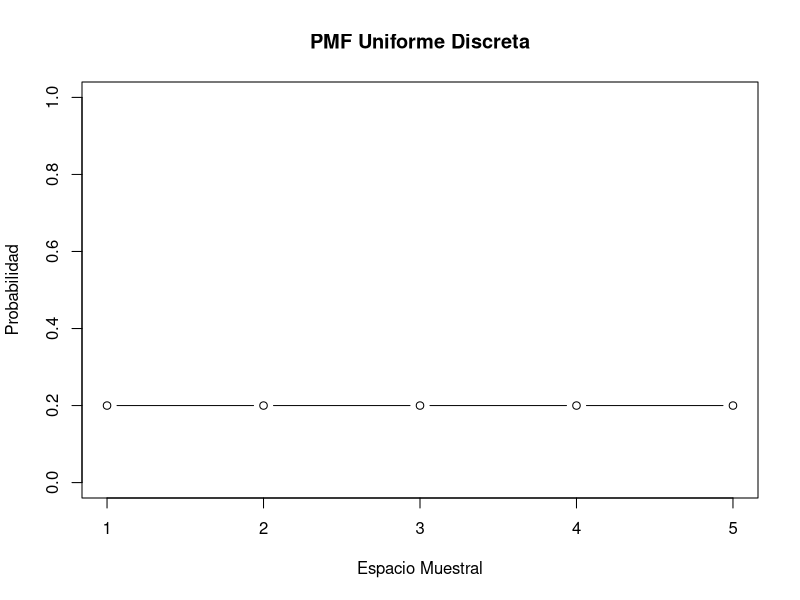
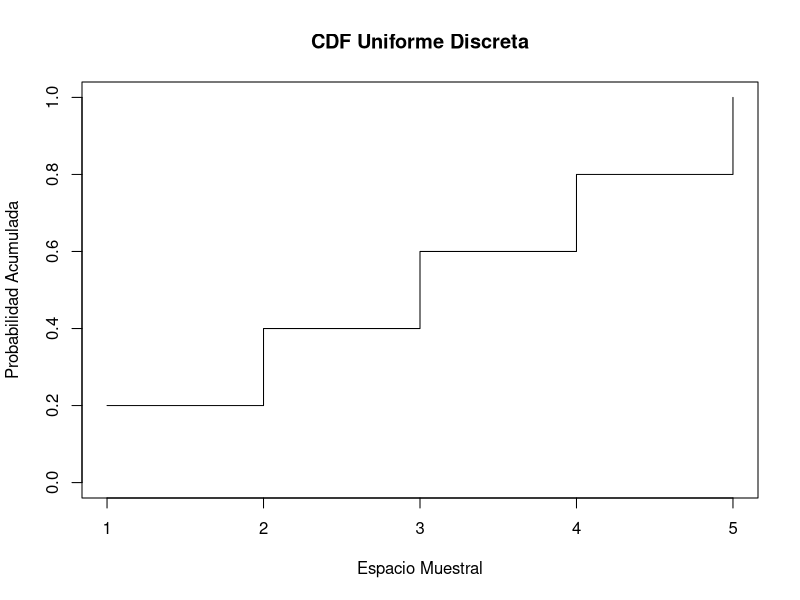
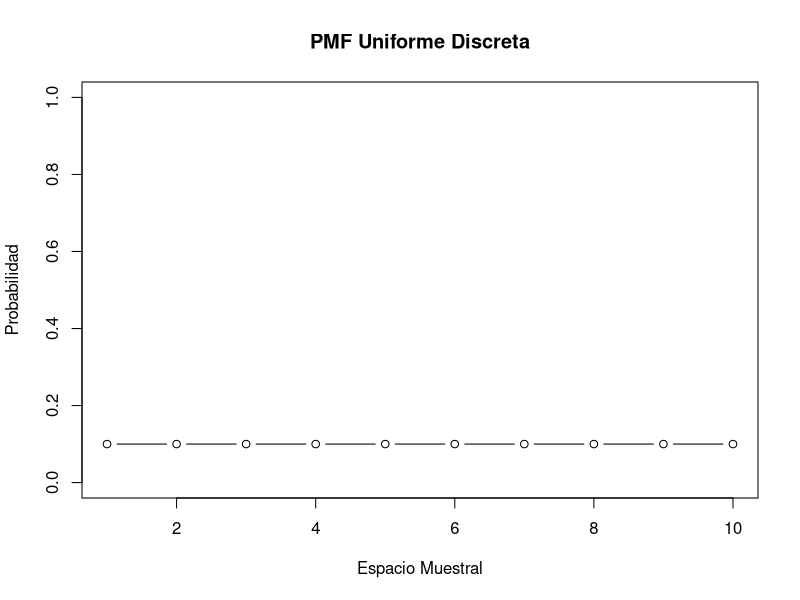
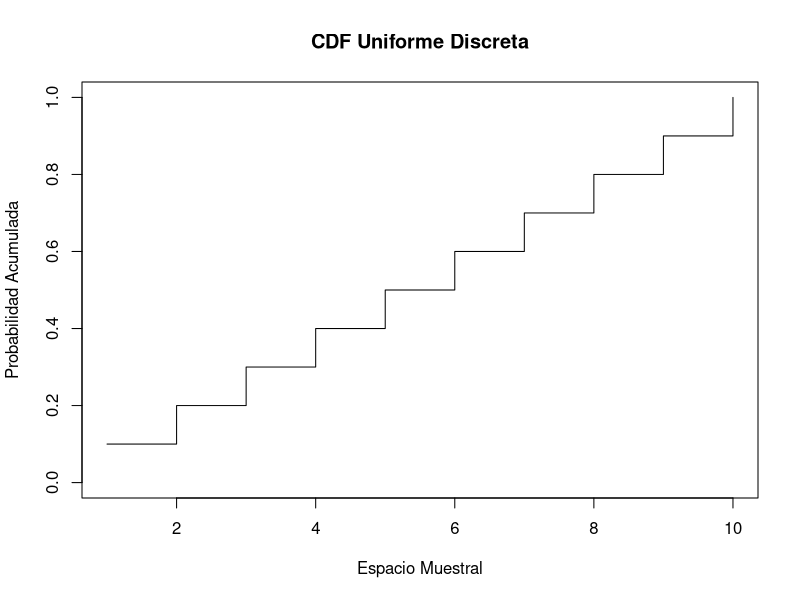
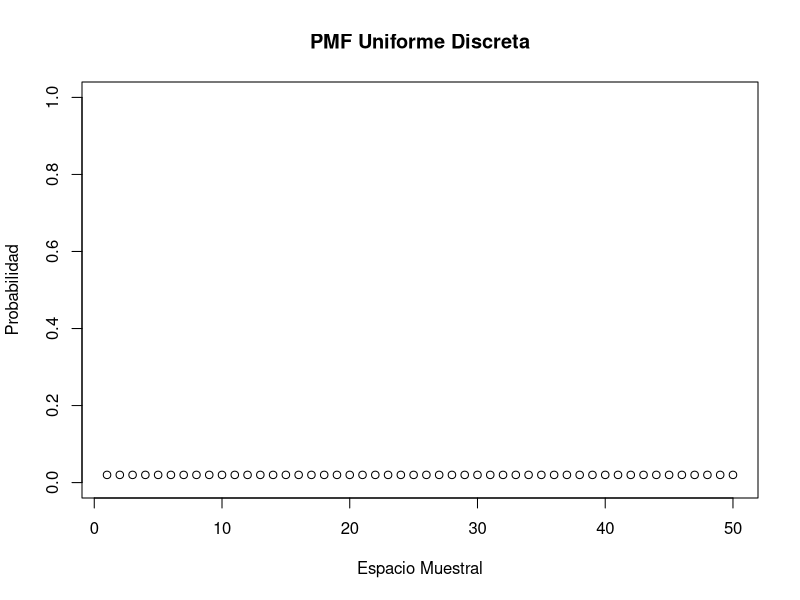
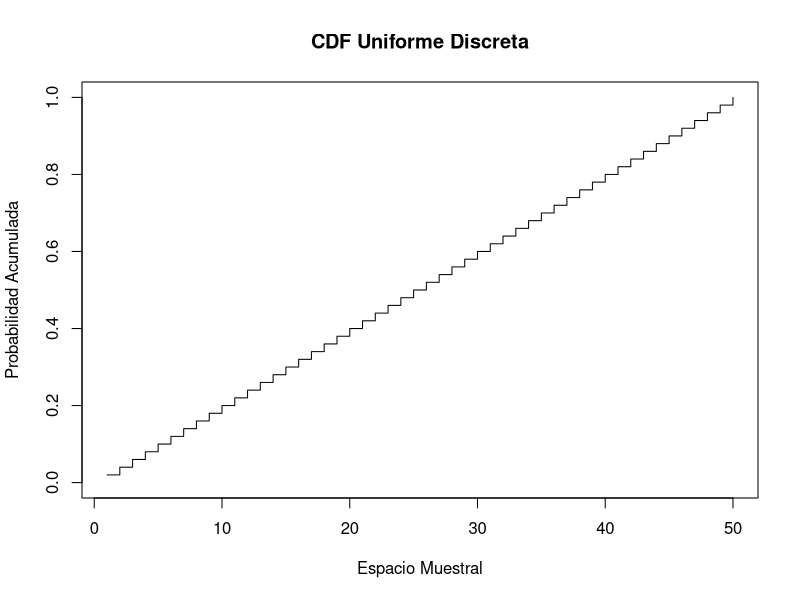

Write the R code that produced these figures, in order.
# n es el limite superior de la distribucion uniforme discreta U(1,2,...,n)
# Para n=5
n <- 5
probabilidades <- rep(1/n, n) 
plot(probabilidades, type="b", xlab="Espacio Muestral", #Grafica PMF
     ylab="Probabilidad", main="PMF Uniforme Discreta",
     xlim=c(1, n), ylim=c(0, 1))
# Las sumas acumuladas dan las probabiliades acumuladas
probabilidades.Acumuladas <- cumsum(probabilidades) 
# Grafica CDF
plot(probabilidades.Acumuladas, type="s", xlab="Espacio Muestral", 
     ylab="Probabilidad Acumulada", main="CDF Uniforme Discreta",
     xlim=c(1, n), ylim=c(0 ,1))
# Para n=10
n <- 10
probabilidades <- rep(1/n, n) 
plot(probabilidades, type="b", xlab="Espacio Muestral", #Grafica PMF
     ylab="Probabilidad", main="PMF Uniforme Discreta",
     xlim=c(1, n), ylim=c(0, 1))
# Las sumas acumuladas dan las probabiliades acumuladas
probabilidades.Acumuladas <- cumsum(probabilidades) 
# Grafica CDF
plot(probabilidades.Acumuladas, type="s", xlab="Espacio Muestral", 
     ylab="Probabilidad Acumulada", main="CDF Uniforme Discreta",
     xlim=c(1, n), ylim=c(0, 1))
# Para n=50
n <- 50
probabilidades <- rep(1/n, n) 
plot(probabilidades, type="b", xlab="Espacio Muestral", #Grafica PMF
     ylab="Probabilidad", main="PMF Uniforme Discreta",
     xlim=c(1, n), ylim=c(0, 1))
# Las sumas acumuladas dan las probabiliades acumuladas
probabilidades.Acumuladas <- cumsum(probabilidades) 
# Grafica CDF
plot(probabilidades.Acumuladas, type="s", xlab="Espacio Muestral", 
     ylab="Probabilidad Acumulada", main="CDF Uniforme Discreta",
     xlim=c(1, n), ylim=c(0, 1))
#te sugiero definir funciones para reutilizar tu codigo